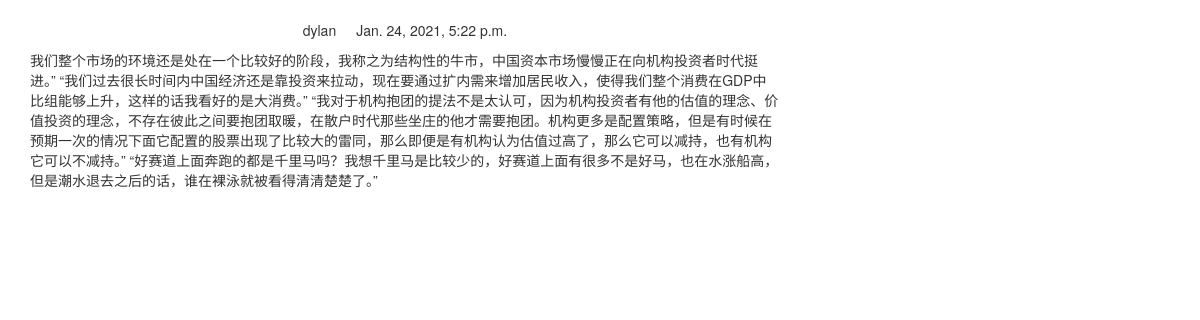
The app's page /blog/2/ with its own data.
### blog/models.py (models this page shows, shortened)
class BlogArticles(models.Model):
    title = models.CharField(max_length=300)
    author = models.ForeignKey(User, related_name="blog_posts", on_delete=models.CASCADE)
    body = models.TextField()
    publish = models.DateTimeField(default=timezone.now)
    class Meta:
        verbose_name_plural = "Blog Articles"
        ordering = ("-publish",)

### blog/views.py (the view)
# urls.py: path('<article_id>/', views.blog_article, name="blog_detail"),
def blog_article(request, article_id):
    article = BlogArticles.objects.get(id=article_id)
    pub = article.publish
    return render(request, "blog/content.html", {"article": article, "publish": pub})

### templates/blog/content.html (shortened to what this page needs)
{% extends "base.html" %}
{% block content %}
<div class="row text-center vertical-middle-sm">
</div>
<div class="row">
    <div class="col-xs-12 col-md-8">
        <p class="text-center"><span>{{ article.author.username }}</span>{{ publish }}</p>
    <div>{{ article.body }}</div>
    </div>
</div>
{% endblock %}

### records on screen
BlogArticles: author.username "dylan", publish "Jan. 24, 2021, 5:22 p.m.", body "我们整个市场的环境还是处在一个比较好的阶段，我称之为结构性的牛市，中国资本市场慢慢正在向机构投资者时代挺进。” “我们过去很长时间内中国经济还是靠投资来拉动，现在要通过扩内需来增加居民收入，使得我们整个消费在GDP中比组能够上升，这样的话我看好的是大消费。” “我对于机构抱团的提法不是太认可，因为机构投资者有他的估值的理念、价值投资的理念，不存在彼此之间要抱团取暖，在散户时代那些坐庄的他才需要抱团。机构更多是配置策略，但是有时候在预期一次的情况下面它配置的股票出现了比较大的雷同，那么即便是有机构认为估值过高了，那么它可以减持，也有机构它可以不减持。” “好赛道上面奔跑的都是千里马吗？我想千里马是比较少的，好赛道上面有很多不是好马，也在水涨船高，但是潮水退去之后的话，谁在裸泳就被看得清清楚楚了。”"
